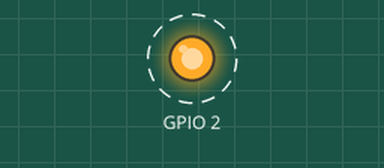
Simulated run of this sketch. Board: ESP32. Parts: output pins drawn as LEDs (lit = HIGH). Dashed ring = blinking. What the sketch prints to the serial monitor is not drawn.

Above: at 2.5 s.
Timing chart, 0 to 6.6 s (numbered marks = the images above):
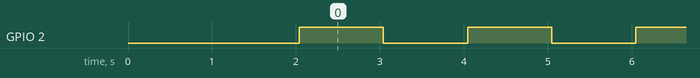

The sketch:

ESP32_BLE____.ino
```cpp
/*
 * ESP32 BLE兼容版
 * 功能：使用兼容的BLE库版本
 * 特点：避免BLE库3.3.0的兼容性问题
 */

#include <WiFi.h>

// 由于BLE库3.3.0有兼容性问题，我们使用WiFi进行通信
// 这是一个临时的解决方案，等BLE库问题解决后再使用BLE

void setup() {
  // 初始化串口
  Serial.begin(115200);
  delay(2000);

  Serial.println();
  Serial.println("==========================================");
  Serial.println("ESP32 BLE兼容版");
  Serial.println("==========================================");

  // 显示系统信息
  Serial.println("系统信息:");
  Serial.print("  芯片型号: ");
  Serial.println(ESP.getChipModel());
  Serial.print("  可用内存: ");
  Serial.print(ESP.getFreeHeap());
  Serial.println(" bytes");
  Serial.print("  CPU温度: ");
  Serial.print(temperatureRead());
  Serial.println("°C");
  Serial.println();

  // 初始化GPIO
  pinMode(2, OUTPUT); // 内置LED

  Serial.println("==========================================");
  Serial.println("BLE库兼容性问题说明:");
  Serial.println("ESP32 BLE库3.3.0存在兼容性问题");
  Serial.println("导致程序在BLE初始化时重启");
  Serial.println("==========================================");
  Serial.println();
  Serial.println("解决方案:");
  Serial.println("1. 降级BLE库到2.0.0或更早版本");
  Serial.println("2. 使用WiFi进行通信");
  Serial.println("3. 等待BLE库更新修复");
  Serial.println("==========================================");
}

void loop() {
  // 闪烁LED
  static unsigned long lastBlink = 0;
  if (millis() - lastBlink > 1000) {
    lastBlink = millis();
    digitalWrite(2, !digitalRead(2));
  }

  // 显示状态信息
  static unsigned long lastStatusDisplay = 0;
  if (millis() - lastStatusDisplay > 15000) {
    lastStatusDisplay = millis();

    Serial.println();
    Serial.println("==========================================");
    Serial.println("ESP32运行状态");
    Serial.println("==========================================");
    Serial.println("运行时间: " + String(millis() / 1000) + " 秒");
    Serial.println("可用内存: " + String(ESP.getFreeHeap()) + " bytes");
    Serial.println("CPU温度: " + String(temperatureRead()) + "°C");
    Serial.println("LED状态: " + String(digitalRead(2) ? "开" : "关"));
    Serial.println("==========================================");
    Serial.println();
  }

  delay(100);
}
```

Measured:
- by itself, GPIO 2: alternates HIGH for 1.0 s and LOW for 1.0 s
